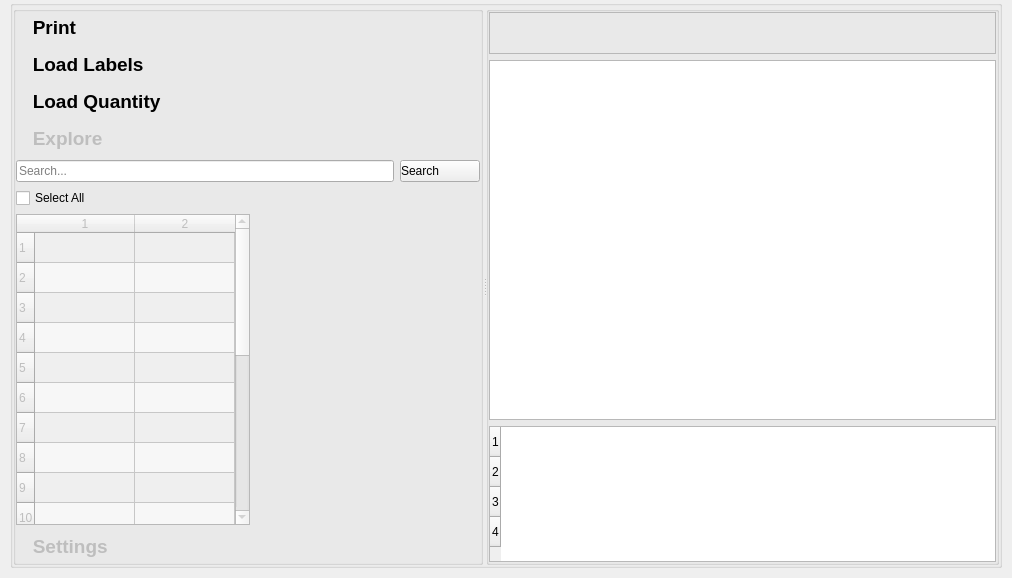
<?xml version="1.0" encoding="UTF-8"?>
<ui version="4.0">
 <class>Flabel</class>
 <widget class="QMainWindow" name="Flabel">
  <property name="geometry">
   <rect>
    <x>0</x>
    <y>0</y>
    <width>1012</width>
    <height>578</height>
   </rect>
  </property>
  <property name="minimumSize">
   <size>
    <width>600</width>
    <height>300</height>
   </size>
  </property>
  <property name="baseSize">
   <size>
    <width>1024</width>
    <height>576</height>
   </size>
  </property>
  <property name="windowTitle">
   <string>Flabel</string>
  </property>
  <widget class="QWidget" name="centralwidget">
   <property name="sizePolicy">
    <sizepolicy hsizetype="Expanding" vsizetype="Expanding">
     <horstretch>0</horstretch>
     <verstretch>0</verstretch>
    </sizepolicy>
   </property>
   <layout class="QGridLayout" name="gridLayout_3">
    <property name="sizeConstraint">
     <enum>QLayout::SetNoConstraint</enum>
    </property>
    <property name="leftMargin">
     <number>10</number>
    </property>
    <property name="topMargin">
     <number>0</number>
    </property>
    <property name="rightMargin">
     <number>10</number>
    </property>
    <property name="bottomMargin">
     <number>10</number>
    </property>
    <item row="0" column="0">
     <widget class="QGroupBox" name="master_group">
      <property name="title">
       <string/>
      </property>
      <property name="flat">
       <bool>true</bool>
      </property>
      <layout class="QGridLayout" name="gridLayout_2">
       <property name="leftMargin">
        <number>0</number>
       </property>
       <property name="topMargin">
        <number>0</number>
       </property>
       <property name="rightMargin">
        <number>0</number>
       </property>
       <property name="bottomMargin">
        <number>0</number>
       </property>
       <item row="0" column="0">
        <widget class="QSplitter" name="splitter">
         <property name="maximumSize">
          <size>
           <width>16777215</width>
           <height>16777215</height>
          </size>
         </property>
         <property name="orientation">
          <enum>Qt::Horizontal</enum>
         </property>
         <property name="opaqueResize">
          <bool>true</bool>
         </property>
         <property name="handleWidth">
          <number>3</number>
         </property>
         <widget class="QGroupBox" name="left_group">
          <property name="sizePolicy">
           <sizepolicy hsizetype="Expanding" vsizetype="Preferred">
            <horstretch>0</horstretch>
            <verstretch>0</verstretch>
           </sizepolicy>
          </property>
          <property name="autoFillBackground">
           <bool>false</bool>
          </property>
          <property name="styleSheet">
           <string notr="true">QPushButton { text-align: left }</string>
          </property>
          <property name="title">
           <string/>
          </property>
          <property name="flat">
           <bool>true</bool>
          </property>
          <layout class="QGridLayout" name="gridLayout_18">
           <property name="leftMargin">
            <number>0</number>
           </property>
           <property name="topMargin">
            <number>0</number>
           </property>
           <property name="rightMargin">
            <number>0</number>
           </property>
           <property name="bottomMargin">
            <number>0</number>
           </property>
           <item row="10" column="0" alignment="Qt::AlignLeft">
            <widget class="QTableWidget" name="label_browser_table">
             <property name="enabled">
              <bool>false</bool>
             </property>
             <property name="sizePolicy">
              <sizepolicy hsizetype="Expanding" vsizetype="Expanding">
               <horstretch>0</horstretch>
               <verstretch>0</verstretch>
              </sizepolicy>
             </property>
             <property name="font">
              <font>
               <family>Helvetica Neue</family>
              </font>
             </property>
             <property name="sizeAdjustPolicy">
              <enum>QAbstractScrollArea::AdjustToContents</enum>
             </property>
             <property name="editTriggers">
              <set>QAbstractItemView::DoubleClicked</set>
             </property>
             <property name="showDropIndicator" stdset="0">
              <bool>false</bool>
             </property>
             <property name="dragEnabled">
              <bool>false</bool>
             </property>
             <property name="dragDropOverwriteMode">
              <bool>false</bool>
             </property>
             <property name="alternatingRowColors">
              <bool>true</bool>
             </property>
             <property name="selectionMode">
              <enum>QAbstractItemView::ExtendedSelection</enum>
             </property>
             <property name="selectionBehavior">
              <enum>QAbstractItemView::SelectRows</enum>
             </property>
             <property name="verticalScrollMode">
              <enum>QAbstractItemView::ScrollPerItem</enum>
             </property>
             <property name="gridStyle">
              <enum>Qt::SolidLine</enum>
             </property>
             <property name="sortingEnabled">
              <bool>false</bool>
             </property>
             <property name="wordWrap">
              <bool>true</bool>
             </property>
             <property name="cornerButtonEnabled">
              <bool>false</bool>
             </property>
             <property name="rowCount">
              <number>20</number>
             </property>
             <property name="columnCount">
              <number>2</number>
             </property>
             <attribute name="horizontalHeaderCascadingSectionResizes">
              <bool>true</bool>
             </attribute>
             <attribute name="horizontalHeaderMinimumSectionSize">
              <number>50</number>
             </attribute>
             <attribute name="horizontalHeaderDefaultSectionSize">
              <number>100</number>
             </attribute>
             <attribute name="horizontalHeaderShowSortIndicator" stdset="0">
              <bool>false</bool>
             </attribute>
             <attribute name="horizontalHeaderStretchLastSection">
              <bool>false</bool>
             </attribute>
             <attribute name="verticalHeaderMinimumSectionSize">
              <number>20</number>
             </attribute>
             <attribute name="verticalHeaderShowSortIndicator" stdset="0">
              <bool>false</bool>
             </attribute>
             <row/>
             <row/>
             <row/>
             <row/>
             <row/>
             <row/>
             <row/>
             <row/>
             <row/>
             <row/>
             <row/>
             <row/>
             <row/>
             <row/>
             <row/>
             <row/>
             <row/>
             <row/>
             <row/>
             <row/>
             <column/>
             <column/>
            </widget>
           </item>
           <item row="8" column="0">
            <widget class="QCheckBox" name="select_all_check">
             <property name="sizePolicy">
              <sizepolicy hsizetype="Preferred" vsizetype="Fixed">
               <horstretch>0</horstretch>
               <verstretch>0</verstretch>
              </sizepolicy>
             </property>
             <property name="font">
              <font>
               <family>Helvetica Neue</family>
              </font>
             </property>
             <property name="mouseTracking">
              <bool>true</bool>
             </property>
             <property name="text">
              <string>Select All</string>
             </property>
            </widget>
           </item>
           <item row="4" column="0">
            <widget class="QPushButton" name="explore_button">
             <property name="enabled">
              <bool>false</bool>
             </property>
             <property name="sizePolicy">
              <sizepolicy hsizetype="Expanding" vsizetype="Fixed">
               <horstretch>0</horstretch>
               <verstretch>0</verstretch>
              </sizepolicy>
             </property>
             <property name="font">
              <font>
               <family>Helvetica Neue</family>
               <pointsize>14</pointsize>
               <bold>true</bold>
              </font>
             </property>
             <property name="cursor">
              <cursorShape>ArrowCursor</cursorShape>
             </property>
             <property name="mouseTracking">
              <bool>true</bool>
             </property>
             <property name="text">
              <string>   Explore</string>
             </property>
             <property name="icon">
              <iconset resource="../resources.qrc">
               <normaloff>:/resources/icons/grey_view.png</normaloff>:/resources/icons/grey_view.png</iconset>
             </property>
             <property name="autoDefault">
              <bool>false</bool>
             </property>
             <property name="flat">
              <bool>true</bool>
             </property>
            </widget>
           </item>
           <item row="3" column="0">
            <widget class="QPushButton" name="load_quantity_button">
             <property name="sizePolicy">
              <sizepolicy hsizetype="Expanding" vsizetype="Fixed">
               <horstretch>0</horstretch>
               <verstretch>0</verstretch>
              </sizepolicy>
             </property>
             <property name="font">
              <font>
               <family>Helvetica Neue</family>
               <pointsize>14</pointsize>
               <bold>true</bold>
              </font>
             </property>
             <property name="mouseTracking">
              <bool>true</bool>
             </property>
             <property name="text">
              <string>   Load Quantity</string>
             </property>
             <property name="icon">
              <iconset theme="document-open">
               <normalon>:/resources/icons/grey_quantity.png</normalon>
              </iconset>
             </property>
             <property name="flat">
              <bool>true</bool>
             </property>
            </widget>
           </item>
           <item row="11" column="0">
            <widget class="QPushButton" name="settings_button">
             <property name="enabled">
              <bool>false</bool>
             </property>
             <property name="sizePolicy">
              <sizepolicy hsizetype="Expanding" vsizetype="Fixed">
               <horstretch>0</horstretch>
               <verstretch>0</verstretch>
              </sizepolicy>
             </property>
             <property name="font">
              <font>
               <family>Helvetica Neue</family>
               <pointsize>14</pointsize>
               <bold>true</bold>
              </font>
             </property>
             <property name="cursor">
              <cursorShape>ArrowCursor</cursorShape>
             </property>
             <property name="text">
              <string>   Settings     </string>
             </property>
             <property name="icon">
              <iconset theme="preferences-system">
               <normalon>:/resources/icons/grey_settings.png</normalon>
              </iconset>
             </property>
             <property name="flat">
              <bool>true</bool>
             </property>
            </widget>
           </item>
           <item row="0" column="0">
            <widget class="QPushButton" name="print_button">
             <property name="sizePolicy">
              <sizepolicy hsizetype="Expanding" vsizetype="Fixed">
               <horstretch>0</horstretch>
               <verstretch>0</verstretch>
              </sizepolicy>
             </property>
             <property name="font">
              <font>
               <family>Helvetica Neue</family>
               <pointsize>14</pointsize>
               <bold>true</bold>
              </font>
             </property>
             <property name="cursor">
              <cursorShape>ArrowCursor</cursorShape>
             </property>
             <property name="mouseTracking">
              <bool>true</bool>
             </property>
             <property name="layoutDirection">
              <enum>Qt::LeftToRight</enum>
             </property>
             <property name="text">
              <string>   Print        </string>
             </property>
             <property name="icon">
              <iconset theme="printer" resource="../resources.qrc">
               <normaloff>:/resources/icons/grey_print.png</normaloff>:/resources/icons/grey_print.png</iconset>
             </property>
             <property name="flat">
              <bool>true</bool>
             </property>
            </widget>
           </item>
           <item row="2" column="0">
            <widget class="QPushButton" name="load_labels_button">
             <property name="sizePolicy">
              <sizepolicy hsizetype="Expanding" vsizetype="Fixed">
               <horstretch>0</horstretch>
               <verstretch>0</verstretch>
              </sizepolicy>
             </property>
             <property name="font">
              <font>
               <family>Helvetica Neue</family>
               <pointsize>14</pointsize>
               <bold>true</bold>
              </font>
             </property>
             <property name="cursor">
              <cursorShape>ArrowCursor</cursorShape>
             </property>
             <property name="mouseTracking">
              <bool>true</bool>
             </property>
             <property name="styleSheet">
              <string notr="true"/>
             </property>
             <property name="text">
              <string>   Load Labels</string>
             </property>
             <property name="icon">
              <iconset theme="document-open">
               <normalon>:/resources/icons/grey_label.png</normalon>
              </iconset>
             </property>
             <property name="flat">
              <bool>true</bool>
             </property>
            </widget>
           </item>
           <item row="5" column="0">
            <layout class="QGridLayout" name="gridLayout_6">
             <item row="1" column="1">
              <widget class="QLineEdit" name="search_bar">
               <property name="font">
                <font>
                 <family>Helvetica Neue</family>
                </font>
               </property>
               <property name="placeholderText">
                <string>Search...</string>
               </property>
              </widget>
             </item>
             <item row="1" column="2">
              <widget class="QPushButton" name="search_bar_button">
               <property name="font">
                <font>
                 <family>Helvetica Neue</family>
                 <bold>false</bold>
                </font>
               </property>
               <property name="text">
                <string>Search</string>
               </property>
              </widget>
             </item>
            </layout>
           </item>
          </layout>
         </widget>
         <widget class="QGroupBox" name="main_group">
          <property name="sizePolicy">
           <sizepolicy hsizetype="Expanding" vsizetype="Preferred">
            <horstretch>0</horstretch>
            <verstretch>0</verstretch>
           </sizepolicy>
          </property>
          <property name="flat">
           <bool>true</bool>
          </property>
          <layout class="QGridLayout" name="main_grid_layout" rowstretch="3,1">
           <property name="sizeConstraint">
            <enum>QLayout::SetDefaultConstraint</enum>
           </property>
           <property name="leftMargin">
            <number>0</number>
           </property>
           <property name="topMargin">
            <number>0</number>
           </property>
           <property name="rightMargin">
            <number>0</number>
           </property>
           <property name="bottomMargin">
            <number>0</number>
           </property>
           <item row="0" column="1">
            <layout class="QGridLayout" name="preview_grid" rowstretch="0,0" columnstretch="0">
             <property name="sizeConstraint">
              <enum>QLayout::SetDefaultConstraint</enum>
             </property>
             <item row="0" column="0">
              <widget class="QFrame" name="ToolFrame">
               <property name="sizePolicy">
                <sizepolicy hsizetype="Preferred" vsizetype="Fixed">
                 <horstretch>0</horstretch>
                 <verstretch>0</verstretch>
                </sizepolicy>
               </property>
               <property name="font">
                <font>
                 <family>Helvetica Neue</family>
                </font>
               </property>
               <property name="frameShape">
                <enum>QFrame::StyledPanel</enum>
               </property>
               <property name="frameShadow">
                <enum>QFrame::Raised</enum>
               </property>
               <layout class="QGridLayout" name="gridLayout">
                <item row="0" column="1">
                 <widget class="QPushButton" name="save_pdf_button">
                  <property name="enabled">
                   <bool>false</bool>
                  </property>
                  <property name="sizePolicy">
                   <sizepolicy hsizetype="Maximum" vsizetype="Fixed">
                    <horstretch>0</horstretch>
                    <verstretch>0</verstretch>
                   </sizepolicy>
                  </property>
                  <property name="icon">
                   <iconset theme="document-save-as">
                    <normalon>:/resources/icons/grey_save_pdf.png</normalon>
                   </iconset>
                  </property>
                  <property name="iconSize">
                   <size>
                    <width>20</width>
                    <height>20</height>
                   </size>
                  </property>
                  <property name="autoDefault">
                   <bool>false</bool>
                  </property>
                  <property name="flat">
                   <bool>true</bool>
                  </property>
                 </widget>
                </item>
                <item row="0" column="4">
                 <spacer name="horizontalSpacer">
                  <property name="orientation">
                   <enum>Qt::Horizontal</enum>
                  </property>
                  <property name="sizeHint" stdset="0">
                   <size>
                    <width>40</width>
                    <height>20</height>
                   </size>
                  </property>
                 </spacer>
                </item>
                <item row="0" column="2">
                 <widget class="QPushButton" name="refresh_button">
                  <property name="enabled">
                   <bool>false</bool>
                  </property>
                  <property name="sizePolicy">
                   <sizepolicy hsizetype="Maximum" vsizetype="Fixed">
                    <horstretch>0</horstretch>
                    <verstretch>0</verstretch>
                   </sizepolicy>
                  </property>
                  <property name="text">
                   <string/>
                  </property>
                  <property name="icon">
                   <iconset theme="view-refresh">
                    <normalon>:/resources/icons/grey_refresh.png</normalon>
                   </iconset>
                  </property>
                  <property name="iconSize">
                   <size>
                    <width>20</width>
                    <height>20</height>
                   </size>
                  </property>
                  <property name="flat">
                   <bool>true</bool>
                  </property>
                 </widget>
                </item>
                <item row="0" column="3">
                 <widget class="QPushButton" name="save_zpl_button">
                  <property name="enabled">
                   <bool>false</bool>
                  </property>
                  <property name="sizePolicy">
                   <sizepolicy hsizetype="Maximum" vsizetype="Fixed">
                    <horstretch>0</horstretch>
                    <verstretch>0</verstretch>
                   </sizepolicy>
                  </property>
                  <property name="icon">
                   <iconset resource="../resources.qrc">
                    <normaloff>:/resources/icons/grey_zpl.png</normaloff>:/resources/icons/grey_zpl.png</iconset>
                  </property>
                  <property name="iconSize">
                   <size>
                    <width>20</width>
                    <height>20</height>
                   </size>
                  </property>
                  <property name="flat">
                   <bool>true</bool>
                  </property>
                 </widget>
                </item>
                <item row="0" column="0">
                 <widget class="QPushButton" name="search_button">
                  <property name="enabled">
                   <bool>false</bool>
                  </property>
                  <property name="sizePolicy">
                   <sizepolicy hsizetype="Maximum" vsizetype="Fixed">
                    <horstretch>0</horstretch>
                    <verstretch>0</verstretch>
                   </sizepolicy>
                  </property>
                  <property name="text">
                   <string/>
                  </property>
                  <property name="icon">
                   <iconset theme="system-search">
                    <normalon>:/resources/icons/grey_search.png</normalon>
                   </iconset>
                  </property>
                  <property name="iconSize">
                   <size>
                    <width>20</width>
                    <height>20</height>
                   </size>
                  </property>
                  <property name="flat">
                   <bool>true</bool>
                  </property>
                 </widget>
                </item>
               </layout>
              </widget>
             </item>
             <item row="1" column="0">
              <widget class="QGraphicsView" name="preview_display">
               <property name="enabled">
                <bool>true</bool>
               </property>
               <property name="baseSize">
                <size>
                 <width>0</width>
                 <height>0</height>
                </size>
               </property>
               <property name="font">
                <font>
                 <family>Helvetica Neue</family>
                </font>
               </property>
              </widget>
             </item>
            </layout>
           </item>
           <item row="1" column="1">
            <widget class="QTableWidget" name="element_browser">
             <property name="sizePolicy">
              <sizepolicy hsizetype="Expanding" vsizetype="Preferred">
               <horstretch>0</horstretch>
               <verstretch>0</verstretch>
              </sizepolicy>
             </property>
             <property name="font">
              <font>
               <family>Helvetica Neue</family>
              </font>
             </property>
             <property name="horizontalScrollBarPolicy">
              <enum>Qt::ScrollBarAsNeeded</enum>
             </property>
             <property name="sizeAdjustPolicy">
              <enum>QAbstractScrollArea::AdjustToContents</enum>
             </property>
             <property name="editTriggers">
              <set>QAbstractItemView::DoubleClicked|QAbstractItemView::EditKeyPressed</set>
             </property>
             <property name="dragEnabled">
              <bool>false</bool>
             </property>
             <property name="dragDropOverwriteMode">
              <bool>false</bool>
             </property>
             <property name="dragDropMode">
              <enum>QAbstractItemView::NoDragDrop</enum>
             </property>
             <property name="defaultDropAction">
              <enum>Qt::IgnoreAction</enum>
             </property>
             <property name="alternatingRowColors">
              <bool>true</bool>
             </property>
             <property name="selectionMode">
              <enum>QAbstractItemView::ExtendedSelection</enum>
             </property>
             <property name="selectionBehavior">
              <enum>QAbstractItemView::SelectItems</enum>
             </property>
             <property name="textElideMode">
              <enum>Qt::ElideRight</enum>
             </property>
             <property name="sortingEnabled">
              <bool>true</bool>
             </property>
             <property name="wordWrap">
              <bool>false</bool>
             </property>
             <property name="rowCount">
              <number>4</number>
             </property>
             <property name="columnCount">
              <number>0</number>
             </property>
             <attribute name="horizontalHeaderVisible">
              <bool>true</bool>
             </attribute>
             <attribute name="horizontalHeaderCascadingSectionResizes">
              <bool>true</bool>
             </attribute>
             <attribute name="horizontalHeaderMinimumSectionSize">
              <number>50</number>
             </attribute>
             <attribute name="horizontalHeaderDefaultSectionSize">
              <number>150</number>
             </attribute>
             <attribute name="horizontalHeaderShowSortIndicator" stdset="0">
              <bool>true</bool>
             </attribute>
             <attribute name="horizontalHeaderStretchLastSection">
              <bool>false</bool>
             </attribute>
             <attribute name="verticalHeaderMinimumSectionSize">
              <number>20</number>
             </attribute>
             <attribute name="verticalHeaderShowSortIndicator" stdset="0">
              <bool>false</bool>
             </attribute>
             <row/>
             <row/>
             <row/>
             <row/>
            </widget>
           </item>
          </layout>
         </widget>
        </widget>
       </item>
      </layout>
     </widget>
    </item>
   </layout>
  </widget>
  <action name="actionAbout_Flabel">
   <property name="text">
    <string>About Flabel</string>
   </property>
  </action>
  <action name="actionPrint">
   <property name="text">
    <string>Print</string>
   </property>
  </action>
 </widget>
 <resources>
  <include location="../resources.qrc"/>
 </resources>
 <connections/>
</ui>
